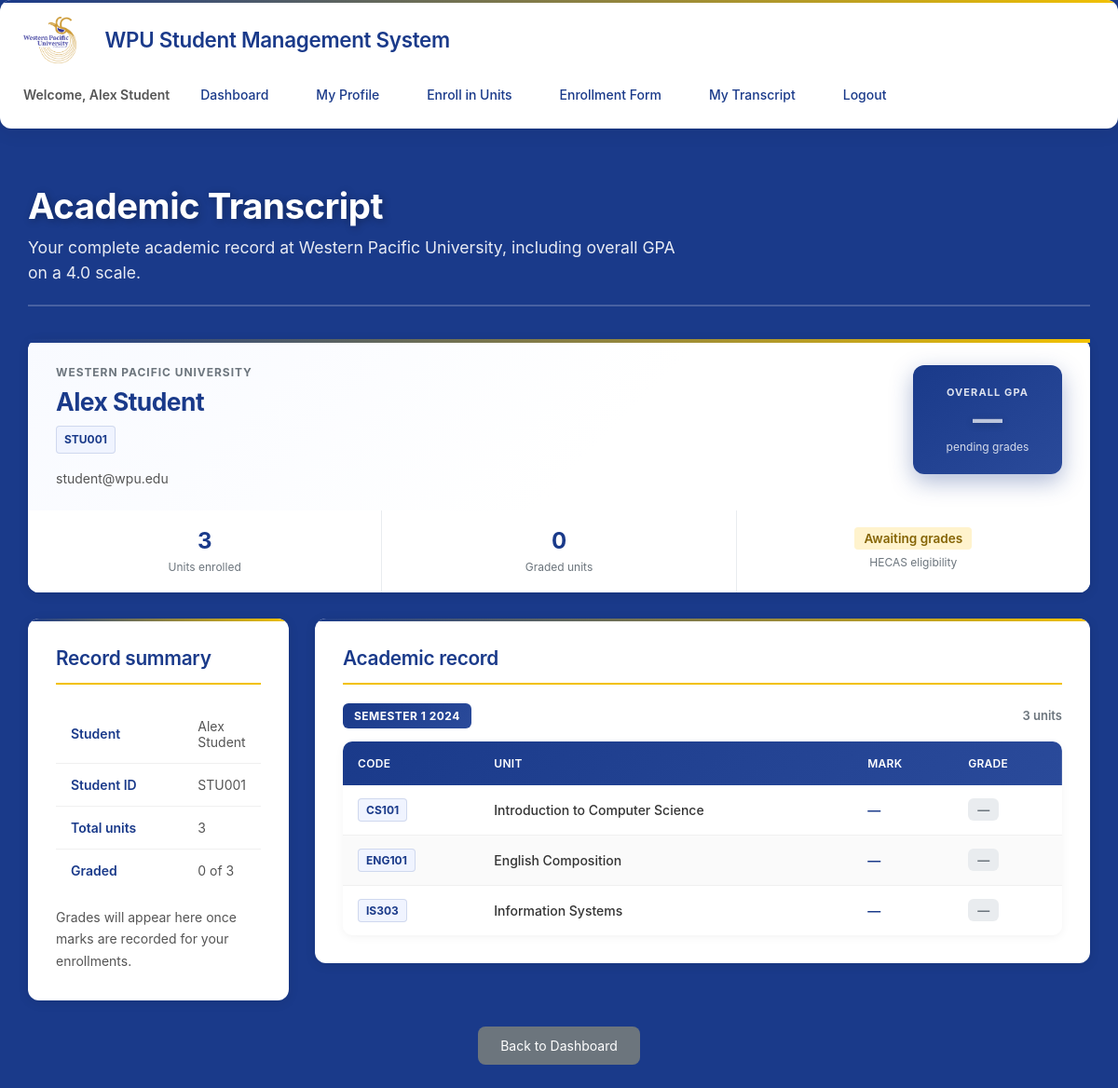
Page /transcript.php (signed in) on the earlier database version.
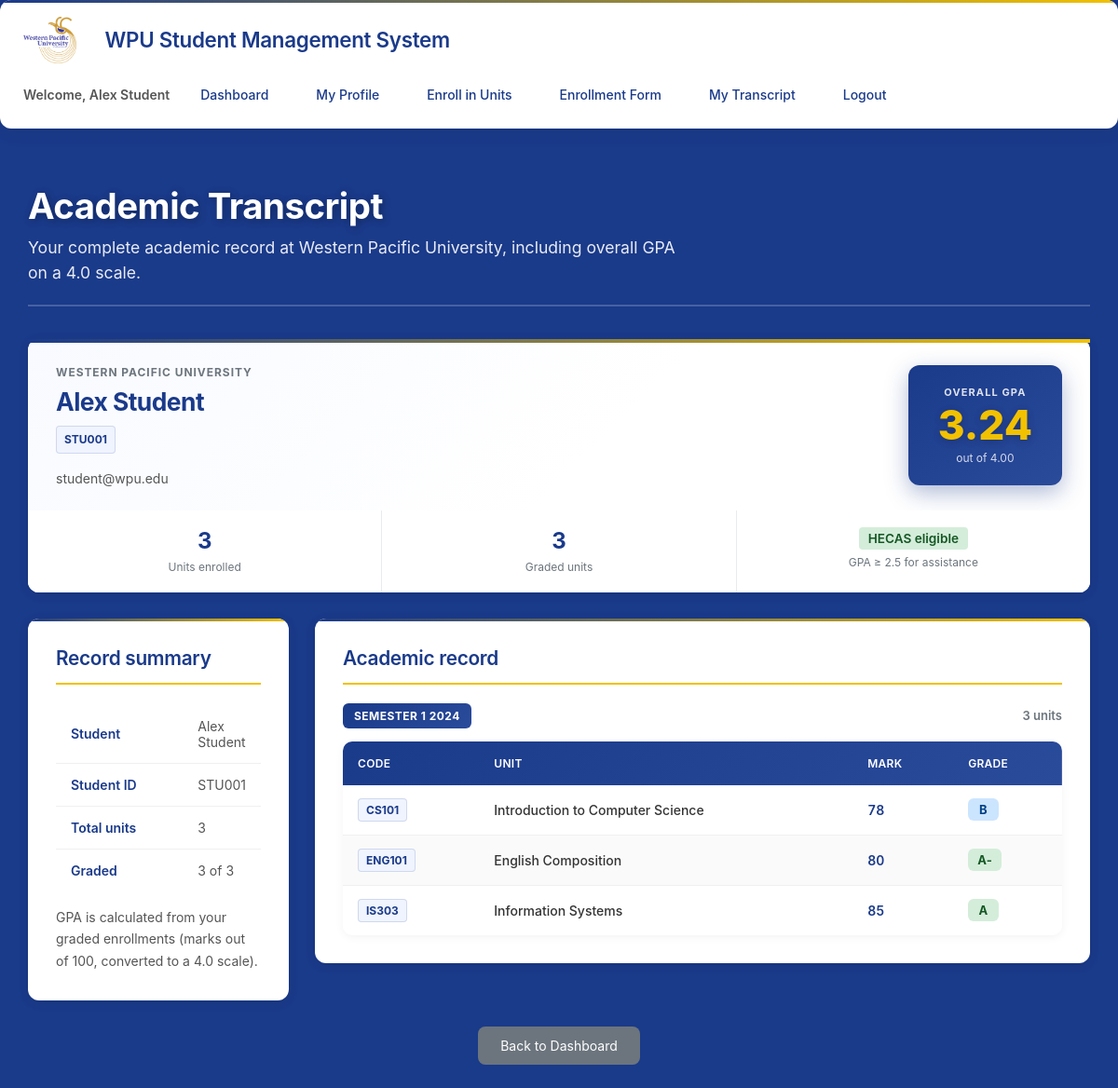
Same page on the later database version.
### tables this page shows
CREATE TABLE enrollments (
    enrollment_id INT AUTO_INCREMENT PRIMARY KEY,
    student_id VARCHAR(20) NOT NULL,
    offering_id INT NOT NULL,
    mark DECIMAL(5,2),
    grade VARCHAR(2),
    enrollment_date TIMESTAMP DEFAULT CURRENT_TIMESTAMP,
    FOREIGN KEY (student_id) REFERENCES students(student_id) ON DELETE CASCADE,
    FOREIGN KEY (offering_id) REFERENCES unit_offerings(offering_id) ON DELETE CASCADE,
    UNIQUE KEY unique_enrollment (student_id, offering_id)
);

CREATE TABLE units (
    unit_code VARCHAR(20) PRIMARY KEY,
    unit_name VARCHAR(100) NOT NULL,
    description TEXT
);

### config/database.php (called while the page is built, shortened)
<?php
$db_host = "localhost:3306";
$db_username = "root";
$db_password = "";
$db_name = "wpu";
function getDBConnection() {
    global $db_host, $db_username, $db_password, $db_name;
    $db_database = $db_name;
    $conn = new mysqli($db_host, $db_username, $db_password);
    $conn->select_db($db_database);
    $conn->set_charset("utf8mb4");
    return $conn;
}
function calculateGPA($student_id) {
    $conn = getDBConnection();
    $sql = "SELECT mark FROM enrollments e
            JOIN students s ON e.student_id = s.student_id
            WHERE s.student_id = ? AND e.mark IS NOT NULL";
    $stmt = $conn->prepare($sql);
    $stmt->bind_param("s", $student_id);
    $stmt->execute();
    $result = $stmt->get_result();
    $total_marks = 0;
    $count = 0;
    while ($row = $result->fetch_assoc()) {
        $total_marks += $row['mark'];
        $count++;
    }
    if ($count == 0) {
        return 0.00;
    }
    $gpa = ($total_marks / $count) / 25.0;
    return round($gpa, 2);
}
?>

### transcript.php (the view, shortened to what the changed rows need)
<?php
require_once __DIR__ . '/config/database.php';
$student_id = $_SESSION['user_id'];
$conn = getDBConnection();
$sql = "SELECT u.unit_code, u.unit_name, uo.semester, uo.year, e.mark, e.grade, e.enrollment_date
        FROM enrollments e
        JOIN unit_offerings uo ON e.offering_id = uo.offering_id
        JOIN units u ON uo.unit_code = u.unit_code
        WHERE e.student_id = ?
        ORDER BY uo.year DESC, uo.semester, u.unit_code";
$stmt = $conn->prepare($sql);
$stmt->bind_param('s', $student_id);
$stmt->execute();
$transcript = $stmt->get_result()->fetch_all(MYSQLI_ASSOC);
$gpa = calculateGPA($student_id);
$student_sql = 'SELECT student_id, name, email FROM students WHERE student_id = ?';
$student_stmt = $conn->prepare($student_sql);
$student_stmt->bind_param('s', $student_id);
$student_stmt->execute();
$student = $student_stmt->get_result()->fetch_assoc();
$total_units = count($transcript);
$graded_units = 0;
$periods = [];
foreach ($transcript as $record) {
    if ($record['mark'] !== null) {
        $graded_units++;
    }
    $period_key = intval($record['year']) . '|' . $record['semester'];
    if (!isset($periods[$period_key])) {
        $periods[$period_key] = [
            'year' => intval($record['year']),
            'semester' => $record['semester'],
            'records' => [],
        ];
    }
    $periods[$period_key]['records'][] = $record;
}
$has_grades = $graded_units > 0;
$hecas_eligible = $has_grades && $gpa >= HECAS_MIN_GPA;
function transcriptGradeClass(?string $grade): string {
    if ($grade === null || $grade === '') {
        return 'grade-pending';
    }
    $g = strtoupper(trim($grade));
    if (in_array($g, ['A+', 'A', 'A-'], true)) {
        return 'grade-high';
    }
    if (in_array($g, ['B+', 'B', 'B-'], true)) {
        return 'grade-mid';
    }
    return 'grade-low';
}
?>
<!DOCTYPE html>
<html lang="en">
<head>
    <link rel="stylesheet" href="assets/css/style.css">
</head>
<body class="dashboard-page transcript-page">
    <nav class="navbar">
        <div class="nav-container">
            <h2>WPU Student Management System</h2>
        </div>
    </nav>
    <div class="container">
        <div class="dashboard-header transcript-header">
            <h1>Academic Transcript</h1>
        </div>
        <div class="transcript-summary card">
            <div class="transcript-summary-inner">
                <div class="transcript-identity">
                    <h2 class="transcript-student-name"><?php echo htmlspecialchars($student['name'] ?? ''); ?></h2>
                </div>
                <div class="transcript-gpa-panel" aria-label="Overall GPA">
                    <span class="transcript-gpa-label">Overall GPA</span>
                    <?php if ($has_grades): ?>
                        <span class="transcript-gpa-value"><?php echo number_format($gpa, 2); ?></span>
                        <span class="transcript-gpa-scale">out of 4.00</span>
                    <?php else: ?>
                        <span class="transcript-gpa-value transcript-gpa-na">—</span>
                        <span class="transcript-gpa-scale">pending grades</span>
                    <?php endif; ?>
                </div>
            </div>
            <div class="transcript-stats">
                <div class="transcript-stat">
                    <span class="transcript-stat-value"><?php echo $graded_units; ?></span>
                    <span class="transcript-stat-label">Graded units</span>
                </div>
                <div class="transcript-stat">
                    <?php if ($has_grades): ?>
                        <span class="status-badge <?php echo $hecas_eligible ? 'status-eligible' : 'status-ineligible'; ?>">
                            <?php echo $hecas_eligible ? 'HECAS eligible' : 'Below HECAS threshold'; ?>
                        </span>
                        <span class="transcript-stat-label">GPA &ge; <?php echo number_format(HECAS_MIN_GPA, 1); ?> for assistance</span>
                    <?php else: ?>
                        <span class="status-badge status-pending">Awaiting grades</span>
                        <span class="transcript-stat-label">HECAS eligibility</span>
                    <?php endif; ?>
                </div>
            </div>
        </div>
        <div class="transcript-layout">
            <aside class="card transcript-sidebar">
                <h3>Record summary</h3>
                <table class="info-table">
                    <tr>
                        <th>Student</th>
                    </tr>
                    <tr>
                        <th>Student ID</th>
                    </tr>
                    <tr>
                        <th>Total units</th>
                    </tr>
                    <tr>
                        <th>Graded</th>
                        <td><?php echo $graded_units; ?> of <?php echo $total_units; ?></td>
                    </tr>
                </table>
                <?php if ($has_grades): ?>
                    <p class="transcript-sidebar-note">
                        GPA is calculated from your graded enrollments (marks out of 100, converted to a 4.0 scale).
                    </p>
                <?php else: ?>
                    <p class="text-muted transcript-sidebar-note">
                        Grades will appear here once marks are recorded for your enrollments.
                    </p>
                <?php endif; ?>
            </aside>
            <section class="card transcript-main">
                <?php if ($total_units > 0): ?>
                    <?php foreach ($periods as $period): ?>
                        <div class="transcript-period">
                            <div class="transcript-period-head">
                                <span class="semester-badge"><?php echo htmlspecialchars($period['semester'] . ' ' . $period['year']); ?></span>
                                <span class="transcript-period-count"><?php echo count($period['records']); ?> unit<?php echo count($period['records']) === 1 ? '' : 's'; ?></span>
                            </div>
                            <div class="transcript-table-wrap">
                                <table class="data-table transcript-table">
                                    <thead>
                                        <tr>
                                            <th>Code</th>
                                            <th>Unit</th>
                                            <th>Mark</th>
                                            <th>Grade</th>
                                        </tr>
                                    </thead>
                                    <tbody>
                                        <?php foreach ($period['records'] as $record): ?>
                                            <?php
                                            $mark_display = $record['mark'] !== null ? number_format((float) $record['mark'], 0) : '—';
                                            $grade_display = $record['grade'] ? $record['grade'] : '—';
                                            $grade_class = transcriptGradeClass($record['grade'] ?? null);
                                            ?>
                                            <tr>
                                                <td><span class="unit-code-tag"><?php echo htmlspecialchars($record['unit_code']); ?></span></td>
                                                <td class="transcript-unit-name"><?php echo htmlspecialchars($record['unit_name']); ?></td>
                                                <td class="transcript-mark"><?php echo htmlspecialchars($mark_display); ?></td>
                                                <td>
                                                    <span class="grade-badge <?php echo htmlspecialchars($grade_class); ?>">
                                                        <?php echo htmlspecialchars($grade_display); ?>
                                                    </span>
                                                </td>
                                            </tr>
                                        <?php endforeach; ?>
                                    </tbody>
                                </table>
                            </div>
                        </div>
                    <?php endforeach; ?>
                <?php endif; ?>
            </section>
        </div>
    </div>
</body>
</html>

Differences in the rows shown:
changed enrollments "Introduction to Computer Science": mark "—" → "78"; grade "—" → "B"
changed enrollments "English Composition": mark "—" → "80"; grade "—" → "A-"
changed enrollments "Information Systems": mark "—" → "85"; grade "—" → "A"
Other differences:
$gpa: (not shown) → "3.24"
$graded_units: "0" → "3"
HECAS_MIN_GPA: (not shown) → "2.5"
text no longer shown: "— pending grades Awaiting grades HECAS eligibility Grades will appear here once marks are recorded for your enrollments."
text now shown: "out of 4.00 HECAS eligible GPA ≥ for assistance GPA is calculated from your graded enrollments (marks out of 100, converted to a 4.0 scale)."
